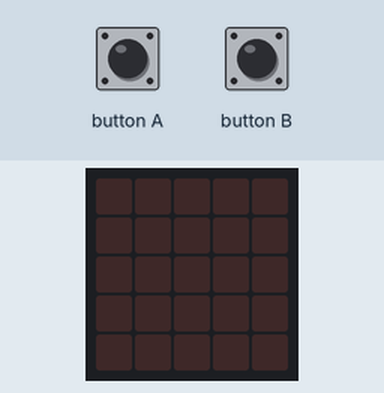
Simulated run of this program. Board: BBC micro:bit (MakeCode). Shown: the board's 5×5 LED display. The inputs (shaded band) are chosen by the test bench.

Above: at 1.2 s.
1.3 s: button A pressed for 0.15 s
At 2.0 s:
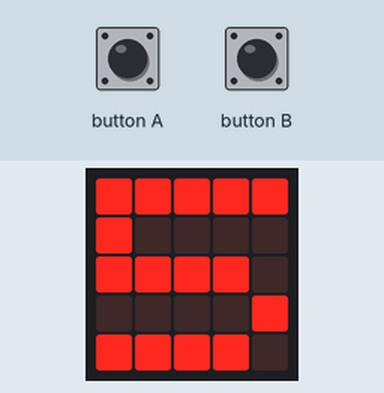
4.4 s: button B pressed for 0.15 s
At 5.8 s:
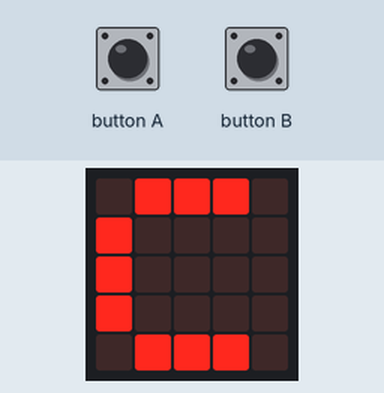
At 7.0 s:
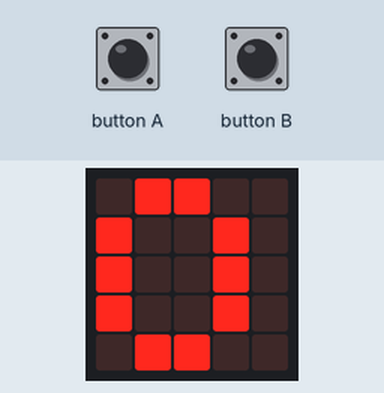
Timing chart, 0 to 8.5 s (numbered marks = the images above; inputs shaded):
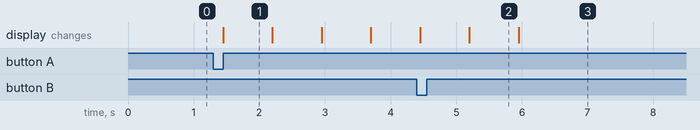

The program:

main.ts
```typescript
let nombre_de_pas = 0
input.onButtonPressed(Button.A, function () {
    nombre_de_pas = 0
    basic.showNumber(5)
    basic.showNumber(4)
    basic.showNumber(3)
    basic.showNumber(2)
    basic.showNumber(1)
    basic.showString("C")
})
input.onButtonPressed(Button.B, function () {
    basic.showNumber(nombre_de_pas)
})
input.onGesture(Gesture.Shake, function () {
    nombre_de_pas += 1
})
basic.forever(function () {

})
```

test.ts
```typescript
// les tests vont ici ; cela ne sera pas compilé si ce paquet est utilisé en tant qu'extension.
```

Measured:
- after the input at 1.3 s, the display: changes after 0.15 s (image 1)
- what the display in image 1 shows lasts 0.7 s, from 1.5 s to 2.2 s
